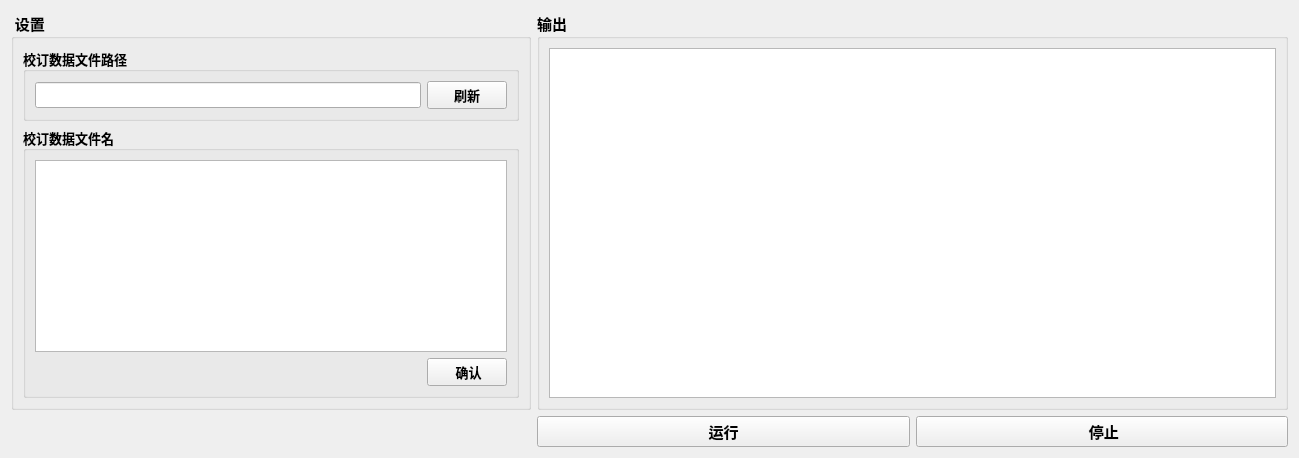
     <widget class="QWidget" name="tab_2">
      <attribute name="title">
       <string>算法运行</string>
      </attribute>
      <layout class="QGridLayout" name="gridLayout_14">
       <item row="0" column="0">
        <widget class="QGroupBox" name="groupBox_6">
         <property name="maximumSize">
          <size>
           <width>520</width>
           <height>16777215</height>
          </size>
         </property>
         <property name="font">
          <font>
           <family>微软雅黑</family>
           <pointsize>11</pointsize>
           <weight>75</weight>
           <bold>true</bold>
          </font>
         </property>
         <property name="title">
          <string> 设置</string>
         </property>
         <layout class="QGridLayout" name="gridLayout_12">
          <item row="0" column="0">
           <widget class="QGroupBox" name="groupBox_8">
            <property name="font">
             <font>
              <pointsize>10</pointsize>
             </font>
            </property>
            <property name="title">
             <string>校订数据文件路径</string>
            </property>
            <layout class="QGridLayout" name="gridLayout_11">
             <item row="0" column="0">
              <widget class="QLineEdit" name="lineEdit">
               <property name="readOnly">
                <bool>true</bool>
               </property>
              </widget>
             </item>
             <item row="0" column="1">
              <widget class="QPushButton" name="pushButton_7">
               <property name="enabled">
                <bool>true</bool>
               </property>
               <property name="text">
                <string>刷新</string>
               </property>
              </widget>
             </item>
            </layout>
           </widget>
          </item>
          <item row="1" column="0">
           <widget class="QGroupBox" name="groupBox_7">
            <property name="font">
             <font>
              <pointsize>10</pointsize>
             </font>
            </property>
            <property name="title">
             <string>校订数据文件名</string>
            </property>
            <layout class="QGridLayout" name="gridLayout_8">
             <item row="0" column="0" colspan="2">
              <widget class="QTextBrowser" name="textBrowser">
               <property name="readOnly">
                <bool>false</bool>
               </property>
              </widget>
             </item>
             <item row="1" column="0">
              <spacer name="horizontalSpacer_3">
               <property name="orientation">
                <enum>Qt::Horizontal</enum>
               </property>
               <property name="sizeHint" stdset="0">
                <size>
                 <width>396</width>
                 <height>20</height>
                </size>
               </property>
              </spacer>
             </item>
             <item row="1" column="1">
              <widget class="QPushButton" name="pushButton_8">
               <property name="text">
                <string> 确认</string>
               </property>
              </widget>
             </item>
            </layout>
           </widget>
          </item>
         </layout>
        </widget>
       </item>
       <item row="0" column="1" colspan="2">
        <widget class="QGroupBox" name="groupBox_9">
         <property name="minimumSize">
          <size>
           <width>751</width>
           <height>0</height>
          </size>
         </property>
         <property name="font">
          <font>
           <family>微软雅黑</family>
           <pointsize>11</pointsize>
           <weight>75</weight>
           <bold>true</bold>
          </font>
         </property>
         <property name="title">
          <string>输出</string>
         </property>
         <layout class="QGridLayout" name="gridLayout_13">
          <item row="0" column="0">
           <widget class="QTextEdit" name="textEdit"/>
          </item>
         </layout>
        </widget>
       </item>
       <item row="1" column="1">
        <widget class="QPushButton" name="pushButton_3">
         <property name="minimumSize">
          <size>
           <width>180</width>
           <height>0</height>
          </size>
         </property>
         <property name="font">
          <font>
           <family>微软雅黑</family>
           <pointsize>11</pointsize>
           <weight>75</weight>
           <bold>true</bold>
          </font>
         </property>
         <property name="text">
          <string>运行</string>
         </property>
        </widget>
       </item>
       <item row="1" column="2">
        <widget class="QPushButton" name="pushButton_9">
         <property name="minimumSize">
          <size>
           <width>180</width>
           <height>0</height>
          </size>
         </property>
         <property name="font">
          <font>
           <family>微软雅黑</family>
           <pointsize>11</pointsize>
           <weight>75</weight>
           <bold>true</bold>
          </font>
         </property>
         <property name="text">
          <string> 停止</string>
         </property>
        </widget>
       </item>
      </layout>
     </widget>
